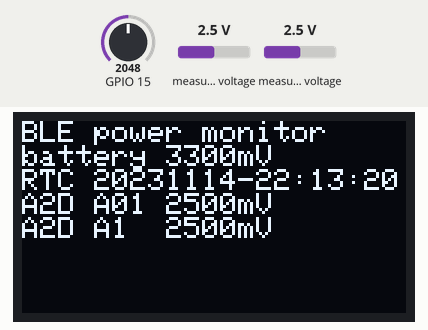
The sketch below on a simulated ESP32. Parts: 128×64 one-colour display. The inputs (shaded band) are chosen by the test bench; at power-on: measured voltage 2.5 V, GPIO 15 = 2048 (analog values on the 0–4095 scale). What the sketch prints to the serial monitor is not drawn.

Above: at 1.2 s.
1.3 s: measured voltage (sensor 200) set to 0.1 V
At 3.0 s:
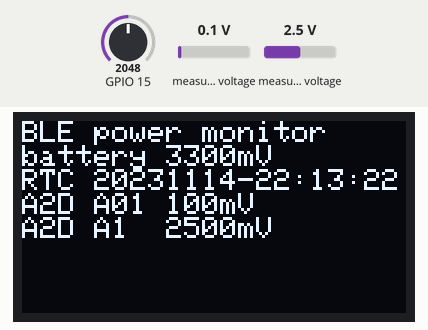
4.3 s: measured voltage (sensor 201) set to 0.1 V
At 5.9 s:
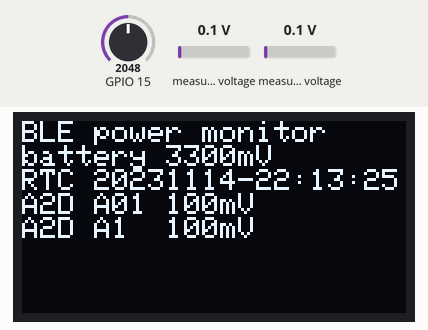
6.6 s: GPIO 15 set to 2866
At 7.9 s:
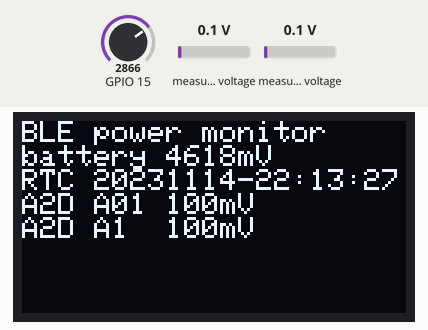
8.6 s: measured voltage (sensor 200) set to 1.2 V
At 9.9 s:
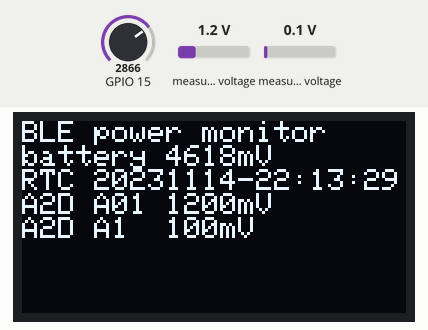
10.5 s: measured voltage (sensor 201) set to 1.2 V
At 12.0 s:
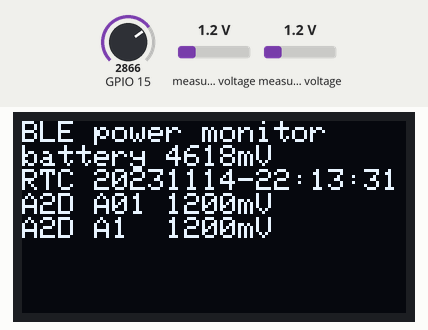
12.7 s: GPIO 15 set to 3603
At 13.9 s:
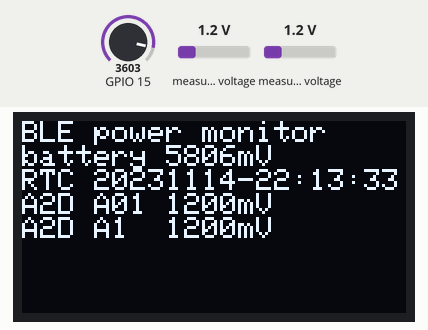
Timing chart, 0 to 15.7 s (numbered marks = the images above; inputs shaded):
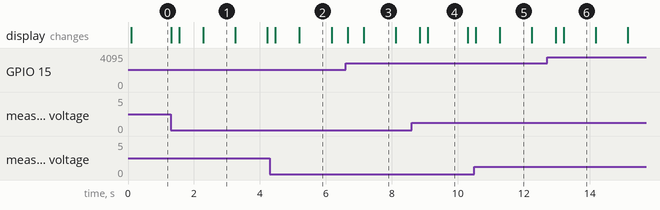

The sketch:

blepower.ino
```cpp
//
// Board FQBN esp32:esp32:featheresp32
// dependancies
//  * Adafruit_SSD1306
//  * RTClib https://adafruit.github.io/RTClib/html/index.html
//  * ADS1115_WE https://github.com/wollewald/ADS1115_WE
#include <SPI.h>
#include <Wire.h>
#include <RTClib.h>
#include<ADS1115_WE.h>  // https://github.com/wollewald/ADS1115_WE
#include <Adafruit_GFX.h>
#include <Adafruit_SSD1306.h>

#define I2C_ADDRESS_ADS1115 0x48
#define I2C_ADDRESS_SSD1306 0x3C

#define SCREEN_WIDTH 128 // OLED display width, in pixels
#define SCREEN_HEIGHT 64 // OLED display height, in pixels

// Declaration for an SSD1306 display connected to I2C (SDA, SCL pins)
#define OLED_RESET     4 // Reset pin # (or -1 if sharing Arduino reset pin)
Adafruit_SSD1306 display(SCREEN_WIDTH, SCREEN_HEIGHT, &Wire, OLED_RESET);

RTC_Millis rtc;

ADS1115_WE adc = ADS1115_WE(I2C_ADDRESS_ADS1115);

void setup() {
  // initialize serial communication at 115200 bits per second:
  Serial.begin(115200);

  //set the resolution to 12 bits (0-4096)
  analogReadResolution(12);

  // SSD1306_SWITCHCAPVCC = generate display voltage from 3.3V internally
  Serial.printf("Screen init\n");
  if(!display.begin(SSD1306_SWITCHCAPVCC, I2C_ADDRESS_SSD1306)) {
    Serial.println(F("SSD1306 allocation failed"));
    for(;;); // Don't proceed, loop forever
  }

  Serial.printf("RTC init\n");
  rtc.begin(DateTime(F(__DATE__), F(__TIME__)));
  // if (! rtc.begin()) {
  //  Serial.println("Couldn't find RTC");
  //  Serial.flush();
  //}

  //if (! rtc.isrunning()) {
  //  Serial.println("RTC is NOT running, let's set the time!");
  //  // When time needs to be set on a new device, or after a power loss, the
  //  // following line sets the RTC to the date & time this sketch was compiled
  //  rtc.adjust(DateTime(F(__DATE__), F(__TIME__)));
  //  // This line sets the RTC with an explicit date & time, for example to set
  //  // January 21, 2014 at 3am you would call:
  //  // rtc.adjust(DateTime(2014, 1, 21, 3, 0, 0));
  //}

  if(!adc.init()){
    Serial.println("Couldn't find ADS1115");
    for(;;); // Don't proceed, loop forever
  }
  adc.setVoltageRange_mV(ADS1115_RANGE_6144);
  adc.setCompareChannels(ADS1115_COMP_0_1); // differential comp A0/A1
  adc.setConvRate(ADS1115_128_SPS);
  // adc.setMeasureMode(ADS1115_CONTINUOUS);
  adc.setMeasureMode(ADS1115_SINGLE);

  display.clearDisplay();
  display.setTextSize(1);      // Normal 1:1 pixel scale
  display.setTextColor(SSD1306_WHITE); // Draw white text
  display.display();
}

void loop() {
  // A13 is half battery voltage
  int analogValue = analogRead(A13);
  int batteryVolts = 2*analogReadMilliVolts(A13);

  // send serial values
  Serial.printf("ADC battery mVolts = %dmV [%d]\n",batteryVolts, analogValue);

  display.clearDisplay();
  display.setTextSize(1);      // Normal 1:1 pixel scale
  display.setTextColor(SSD1306_WHITE); // Draw white text
  display.setCursor(0, 0);     // Start at top-left corner
  display.cp437(true);         // Use full 256 char 'Code Page 437' font

  display.println("BLE power monitor");

  display.print("battery ");
  display.print(batteryVolts);
  display.println("mV");

  DateTime now = rtc.now();
  char buf2[] = "YYYYMMDD-hh:mm:ss";
  Serial.println(now.toString(buf2));
  display.print("RTC ");
  display.println(buf2);

  adc.setCompareChannels(ADS1115_COMP_0_1);
  adc.startSingleMeasurement();
  while(adc.isBusy()){ }

  int a2d_voltage = adc.getResult_mV();
  Serial.printf("A2D A01 diff voltage %dmV\n", a2d_voltage);
  display.print("A2D A01 ");
  display.print(a2d_voltage);
  display.println("mV");

  adc.setCompareChannels(ADS1115_COMP_1_GND);
  adc.startSingleMeasurement();
  while(adc.isBusy()){ }

  int a2d_ref = adc.getResult_mV();
  Serial.printf("A2D A1 ref voltage %dmV\n", a2d_ref);
  display.print("A2D A1  ");
  display.print(a2d_ref);
  display.println("mV");

  display.display();
  delay(200);  // delay in between reads for clear read from serial
}
```

Measured:
- what the display in image 3 shows lasts 1.0 s, from 7.1 s to 8.1 s
- what the display in image 4 shows lasts 1.2 s, from 9.1 s to 10.3 s
